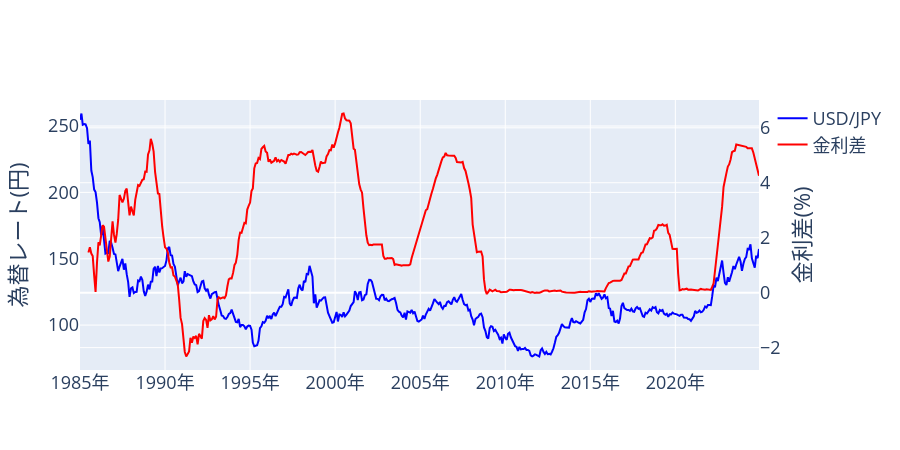

The cell this chart's notebook holds for it:
### Code cell
rate_wide = rate_merged.assign(**{"金利差": rate_merged["米国"] - rate_merged["日本"]})
parity_fig = go.Figure()

parity_fig.add_trace(
    go.Scatter(x=fx_df["date"], y=fx_df["value"], name="USD/JPY", marker_color="blue")
)

parity_fig.add_trace(go.Scatter(
    x=rate_wide["date"], 
    y=rate_wide["金利差"], 
    name="金利差", 
    marker_color="red",
    yaxis="y2"
))
parity_fig.update_layout(width=900, height=450, font={"size": 18},
    xaxis = {"ticksuffix": "年", "title": None},
    yaxis = {"title": "為替レート(円)"},
    yaxis2 = {"title": "金利差(%)", "overlaying": "y", "side": "right"},
)
parity_fig.show()

### Figure 1 — Plotly figure (JSON) as saved in the notebook; plotly's stock layout.template omitted (floating-point values rounded to 4 significant figures; data arrays with more than 128 entries replaced by an {"elided": "..."} marker saying what was removed)
{"data": [{"marker": {"color": "blue"}, "name": "USD/JPY", "type": "scatter", "x": {"elided": "480 str values"}, "y": {"elided": "480 float values"}}, {"marker": {"color": "red"}, "name": "金利差", "type": "scatter", "x": {"elided": "480 str values"}, "y": {"elided": "480 float values"}, "yaxis": "y2"}], "layout": {"font": {"size": 18}, "height": 450, "width": 900, "xaxis": {"ticksuffix": "年", "title": {}}, "yaxis": {"title": {"text": "為替レート(円)"}}, "yaxis2": {"overlaying": "y", "side": "right", "title": {"text": "金利差(%)"}}}}
